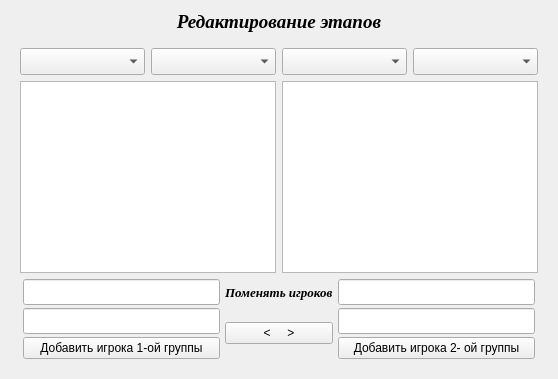
    <widget class="QWidget" name="tabWidgetPage2">
     <attribute name="title">
      <string/>
     </attribute>
     <layout class="QVBoxLayout" name="verticalLayout_14">
      <item>
       <widget class="QLabel" name="label_57">
        <property name="font">
         <font>
          <family>Times New Roman</family>
          <pointsize>14</pointsize>
          <weight>75</weight>
          <italic>true</italic>
          <bold>true</bold>
         </font>
        </property>
        <property name="text">
         <string>Редактирование этапов</string>
        </property>
        <property name="alignment">
         <set>Qt::AlignCenter</set>
        </property>
       </widget>
      </item>
      <item>
       <widget class="QWidget" name="widget" native="true">
        <layout class="QHBoxLayout" name="horizontalLayout_18">
         <item>
          <layout class="QVBoxLayout" name="verticalLayout_4">
           <item>
            <layout class="QHBoxLayout" name="horizontalLayout_17">
             <item>
              <layout class="QVBoxLayout" name="verticalLayout_2">
               <property name="spacing">
                <number>6</number>
               </property>
               <item>
                <layout class="QHBoxLayout" name="horizontalLayout_2">
                 <item>
                  <widget class="QComboBox" name="comboBox_edit_etap1">
                   <property name="sizePolicy">
                    <sizepolicy hsizetype="Preferred" vsizetype="Fixed">
                     <horstretch>0</horstretch>
                     <verstretch>0</verstretch>
                    </sizepolicy>
                   </property>
                   <property name="font">
                    <font>
                     <family>Times New Roman</family>
                     <pointsize>12</pointsize>
                     <weight>75</weight>
                     <italic>true</italic>
                     <bold>true</bold>
                    </font>
                   </property>
                  </widget>
                 </item>
                 <item>
                  <widget class="QComboBox" name="comboBox_first_group">
                   <property name="font">
                    <font>
                     <family>Times New Roman</family>
                     <pointsize>12</pointsize>
                     <italic>true</italic>
                    </font>
                   </property>
                  </widget>
                 </item>
                </layout>
               </item>
               <item>
                <widget class="QListWidget" name="listWidget_first_group">
                 <property name="font">
                  <font>
                   <family>Times New Roman</family>
                   <pointsize>11</pointsize>
                  </font>
                 </property>
                </widget>
               </item>
              </layout>
             </item>
             <item>
              <layout class="QVBoxLayout" name="verticalLayout_3">
               <item>
                <layout class="QHBoxLayout" name="horizontalLayout_6">
                 <item>
                  <widget class="QComboBox" name="comboBox_edit_etap2">
                   <property name="font">
                    <font>
                     <family>Times New Roman</family>
                     <pointsize>12</pointsize>
                     <weight>75</weight>
                     <italic>true</italic>
                     <bold>true</bold>
                    </font>
                   </property>
                  </widget>
                 </item>
                 <item>
                  <widget class="QComboBox" name="comboBox_second_group">
                   <property name="font">
                    <font>
                     <family>Times New Roman</family>
                     <pointsize>12</pointsize>
                     <italic>true</italic>
                    </font>
                   </property>
                  </widget>
                 </item>
                </layout>
               </item>
               <item>
                <widget class="QListWidget" name="listWidget_second_group">
                 <property name="sizePolicy">
                  <sizepolicy hsizetype="Expanding" vsizetype="Expanding">
                   <horstretch>0</horstretch>
                   <verstretch>0</verstretch>
                  </sizepolicy>
                 </property>
                 <property name="font">
                  <font>
                   <family>Times New Roman</family>
                   <pointsize>11</pointsize>
                  </font>
                 </property>
                </widget>
               </item>
              </layout>
             </item>
            </layout>
           </item>
           <item>
            <layout class="QGridLayout" name="gridLayout">
             <property name="leftMargin">
              <number>3</number>
             </property>
             <property name="rightMargin">
              <number>3</number>
             </property>
             <property name="horizontalSpacing">
              <number>5</number>
             </property>
             <property name="verticalSpacing">
              <number>3</number>
             </property>
             <item row="1" column="1" rowspan="2">
              <widget class="QPushButton" name="Button_change_player">
               <property name="text">
                <string>&lt;     &gt;</string>
               </property>
              </widget>
             </item>
             <item row="1" column="0">
              <widget class="QLineEdit" name="lineEdit_change_pl1_2">
               <property name="sizePolicy">
                <sizepolicy hsizetype="Expanding" vsizetype="Fixed">
                 <horstretch>0</horstretch>
                 <verstretch>0</verstretch>
                </sizepolicy>
               </property>
               <property name="font">
                <font>
                 <family>Times New Roman</family>
                 <pointsize>11</pointsize>
                 <italic>true</italic>
                </font>
               </property>
              </widget>
             </item>
             <item row="2" column="2">
              <widget class="QPushButton" name="Button_add_pl2">
               <property name="text">
                <string>Добавить игрока 2- ой группы</string>
               </property>
              </widget>
             </item>
             <item row="2" column="0">
              <widget class="QPushButton" name="Button_add_pl1">
               <property name="text">
                <string>Добавить игрока 1-ой группы</string>
               </property>
              </widget>
             </item>
             <item row="1" column="2">
              <widget class="QLineEdit" name="lineEdit_change_pl2_2">
               <property name="sizePolicy">
                <sizepolicy hsizetype="Expanding" vsizetype="Fixed">
                 <horstretch>0</horstretch>
                 <verstretch>0</verstretch>
                </sizepolicy>
               </property>
               <property name="font">
                <font>
                 <family>Times New Roman</family>
                 <pointsize>11</pointsize>
                 <italic>true</italic>
                </font>
               </property>
              </widget>
             </item>
             <item row="0" column="2">
              <widget class="QLineEdit" name="lineEdit_change_pl2">
               <property name="sizePolicy">
                <sizepolicy hsizetype="Preferred" vsizetype="Fixed">
                 <horstretch>0</horstretch>
                 <verstretch>0</verstretch>
                </sizepolicy>
               </property>
               <property name="font">
                <font>
                 <family>Times New Roman</family>
                 <pointsize>11</pointsize>
                 <italic>true</italic>
                </font>
               </property>
              </widget>
             </item>
             <item row="0" column="0">
              <widget class="QLineEdit" name="lineEdit_change_pl1">
               <property name="sizePolicy">
                <sizepolicy hsizetype="Expanding" vsizetype="Fixed">
                 <horstretch>0</horstretch>
                 <verstretch>0</verstretch>
                </sizepolicy>
               </property>
               <property name="font">
                <font>
                 <family>Times New Roman</family>
                 <pointsize>11</pointsize>
                 <italic>true</italic>
                </font>
               </property>
              </widget>
             </item>
             <item row="0" column="1">
              <widget class="QLabel" name="label_59">
               <property name="font">
                <font>
                 <family>Times New Roman</family>
                 <pointsize>10</pointsize>
                 <weight>75</weight>
                 <italic>true</italic>
                 <bold>true</bold>
                </font>
               </property>
               <property name="text">
                <string>Поменять игроков</string>
               </property>
              </widget>
             </item>
            </layout>
           </item>
          </layout>
         </item>
        </layout>
       </widget>
      </item>
     </layout>
    </widget>
